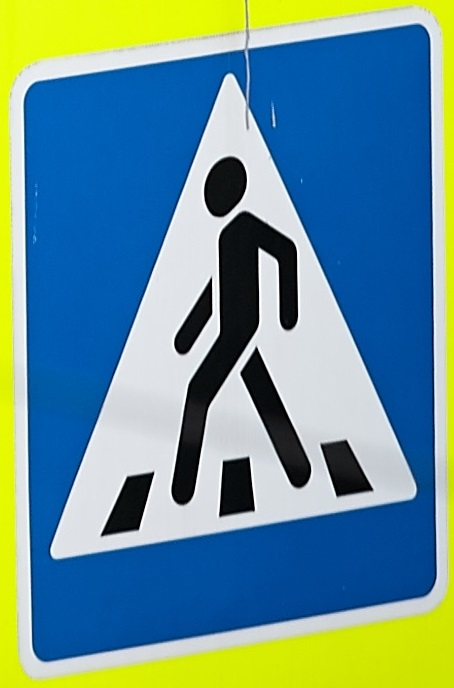
#> input picture blue-traffic-sign-to-print.jpg, 454 x 688 px
$ python track-color-mask.py
#> lines starting #> are read from the running program, lines starting #| are printed output that depends on the picture; after the words box and inside, x2 and y2 are one past the last pixel; in counts of white or black regions, pixels touching at a corner belong together
import cv2


# Preparing Track Bars
# Defining empty function
def do_nothing(x):
    pass


# Giving name to the window with Track Bars
# And specifying that window is resizable
cv2.namedWindow('Track Bars', cv2.WINDOW_NORMAL)

# Defining Track Bars for convenient process of choosing colours
# For minimum range
cv2.createTrackbar('min_blue', 'Track Bars', 0, 255, do_nothing)
cv2.createTrackbar('min_green', 'Track Bars', 0, 255, do_nothing)
cv2.createTrackbar('min_red', 'Track Bars', 0, 255, do_nothing)

# For maximum range
cv2.createTrackbar('max_blue', 'Track Bars', 0, 255, do_nothing)
cv2.createTrackbar('max_green', 'Track Bars', 0, 255, do_nothing)
cv2.createTrackbar('max_red', 'Track Bars', 0, 255, do_nothing)

# while True:
#     if cv2.waitKey(0):
#         break

# Reading image with OpenCV library
# In this way image is opened already as numpy array
# WARNING! OpenCV by default reads images in BGR format
image_BGR = cv2.imread('blue-traffic-sign-to-print.jpg')
#> image_BGR is the input picture: shape (688, 454, 3); mean B, G, R 148.1, 144.5, 101.9
# Resizing image in order to use smaller windows
image_BGR = cv2.resize(image_BGR, (600, 426))
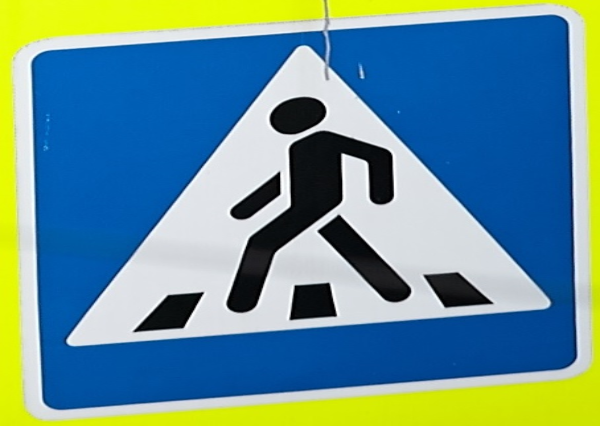
#> image_BGR: shape (426, 600, 3); mean B, G, R 148, 144.5, 101.8

# Showing Original Image
# Giving name to the window with Original Image
# And specifying that window is resizable
cv2.namedWindow('Original Image', cv2.WINDOW_NORMAL)
cv2.imshow('Original Image', image_BGR)

# Converting Original Image to HSV
image_HSV = cv2.cvtColor(image_BGR, cv2.COLOR_BGR2HSV)
#> image_HSV: shape (426, 600, 3); mean H, S, V 92.8, 165.2, 183.7

# Showing HSV Image
# Giving name to the window with HSV Image
# And specifying that window is resizable
cv2.namedWindow('HSV Image', cv2.WINDOW_NORMAL)
cv2.imshow('HSV Image', image_HSV)


# Defining loop for choosing right Colours for the Mask
while True:
    # Defining variables for saving values of the Track Bars
    # For minimum range
    min_blue = cv2.getTrackbarPos('min_blue', 'Track Bars')
    min_green = cv2.getTrackbarPos('min_green', 'Track Bars')
    min_red = cv2.getTrackbarPos('min_red', 'Track Bars')

    # For maximum range
    max_blue = cv2.getTrackbarPos('max_blue', 'Track Bars')
    max_green = cv2.getTrackbarPos('max_green', 'Track Bars')
    max_red = cv2.getTrackbarPos('max_red', 'Track Bars')

    # Implementing Mask with chosen colours from Track Bars to HSV Image
    # Defining lower bounds and upper bounds for thresholding
    mask = cv2.inRange(image_HSV,
                       (min_blue, min_green, min_red),
                       (max_blue, max_green, max_red))
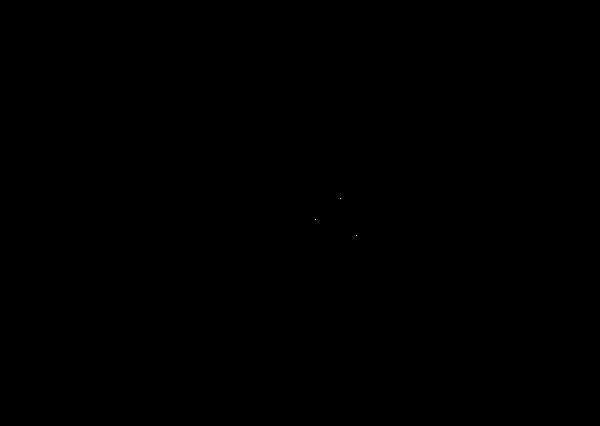
#> mask: shape (426, 600); 0% white in thin lines or dots, all inside (x1, y1, x2, y2) = (315, 198, 357, 236)

    # Showing Binary Image with implemented Mask
    # Giving name to the window with Mask
    # And specifying that window is resizable
    cv2.namedWindow('Binary Image with Mask', cv2.WINDOW_NORMAL)
    cv2.imshow('Binary Image with Mask', mask)

    # Breaking the loop if 'q' is pressed
    if cv2.waitKey(1) & 0xFF == ord('q'):
#> (key q is pressed here)
        break


# Destroying all opened windows
cv2.destroyAllWindows()


# Printing final chosen Mask numbers
print('min_blue, min_green, min_red = {0}, {1}, {2}'.format(min_blue, min_green,
                                                            min_red))
print('max_blue, max_green, max_red = {0}, {1}, {2}'.format(max_blue, max_green,
                                                            max_red))
